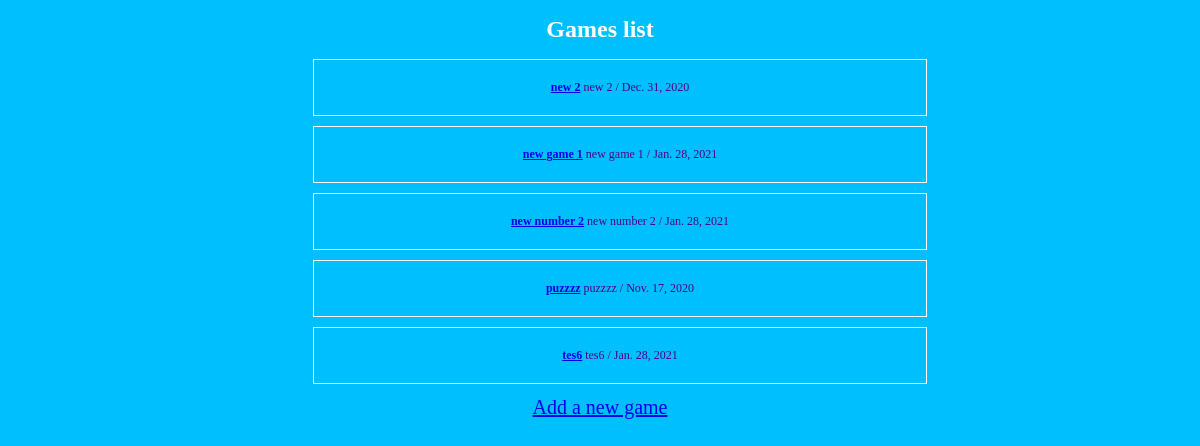
Page /games/show/ on the committed database.
### ComputerGame/models.py (models this page shows, shortened)
class ComputerGame(models.Model):
    name = models.CharField(max_length=50)
    GAMES_TYPES = [('FPS', 'First person shot'), ('PUZ', 'Puzzle'), ('STR', 'Strategy')]
    description = models.CharField(max_length=100,
                                   blank=True)
    user = models.ForeignKey(User,
                             on_delete=models.CASCADE,
                             related_name='users',
                             related_query_name='user',
                             )
    added_on = models.DateField(blank=True,
                                default=date.today,
                                )
    genre = models.CharField(max_length=3,
                             choices=GAMES_TYPES,
                             )
    class Meta:
        ordering = ['name']
        verbose_name = 'ComputerGame'
        verbose_name_plural = 'ComputerGame'

### ComputerGame/views.py (the view)
# urls.py: path('show/', views.computer_games_list, name='games-list'),
def computer_games_list(request):
    all_games = ComputerGame.objects.all()
    context = {'all_games': all_games}
    return render(request, 'game-list.html', context)

### ComputerGame/templates/game-list.html (shortened to what this page needs)
{% extends 'home.html' %}
{% load static %}
{% block css %}
    <link rel="stylesheet" type="text/css" href="{% static 'css/home_style.css' %}">
    <link rel="stylesheet" type="text/css" href="{% static 'ComputerGame/computerGame_style.css' %}">
{% endblock %}
{% block content %}
    <h1 class="header-home">Games list</h1>
    <ul>
        {% for game in all_games %}
            <div class="game-wrapper">
                <a href="{{ game.id }}/"><b>{{ game.name }}</b></a>
                {{ game.name }} / {{ game.added_on }}
            </div>
        {% endfor %}
    </ul>
    <a class="add-new-game-link" href={% url 'game-create' %}>Add a new game</a><br>
{% endblock %}

### templates/home.html (shortened to what this page needs)
{% extends "base.html" %}
{% load static %}

### templates/base.html (shortened to what this page needs)
<!DOCTYPE html>
<html>
<head>
    {% block css %}{% endblock %}
</head>
<body>
    {% block content %}Base Block{% endblock %}
</body>
</html>

### static/css/home_style.css (style rules this page uses)
body { font-size: 12px; color: indigo; background: deepskyblue; }
.header-home { color: white; text-align: center; }

### ComputerGame/static/ComputerGame/computerGame_style.css (style rules this page uses)
.game-wrapper { border: 1px solid white; padding: 20px; width: 50%; margin: 10px auto; text-align: center; }
.add-new-game-link { width: 100%; text-align: center; display: block; font-size: 20px; }

### rows in the picture
ComputerGame: name "new 2", added_on "Dec. 31, 2020"
ComputerGame: name "new game 1", added_on "Jan. 28, 2021"
ComputerGame: name "new number 2", added_on "Jan. 28, 2021"
ComputerGame: name "puzzzz", added_on "Nov. 17, 2020"
ComputerGame: name "tes6", added_on "Jan. 28, 2021"
